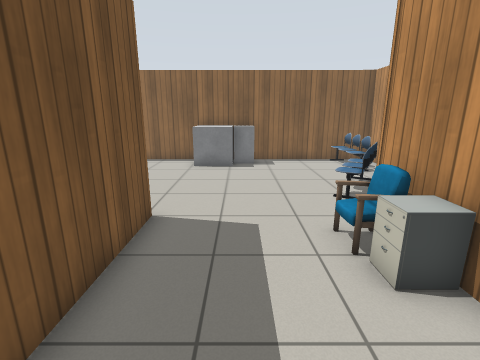
view 1 (above)

16 first-person views from a walk through a Gazebo world. The camera is 1.3 m above the floor, tilts 14° down and sees 85° across. Floor lines are 1 m apart. The floor is counted in squares, 0.5 m on a side. Each view is taken from the middle of a square. On the plan, view 1 faces up. The plan holds only what a view shows up to about 18 squares ahead; the rest is blank. The robots in the file are not drawn. Gazebo's built-in surfaces are drawn with simple patterns.

view 2
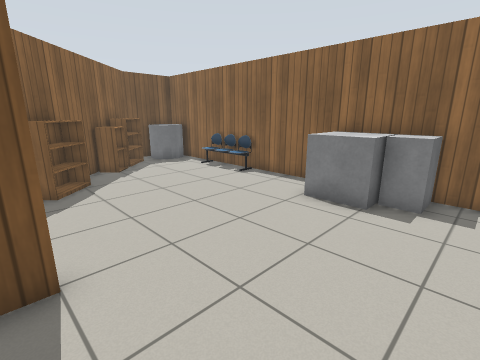

view 3
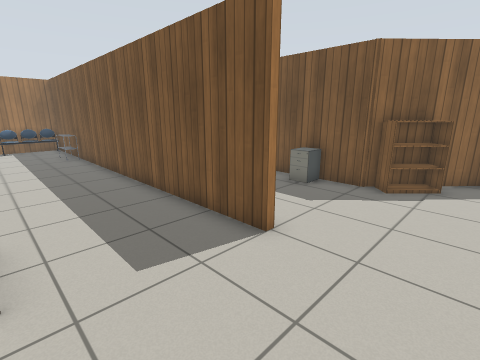

view 4
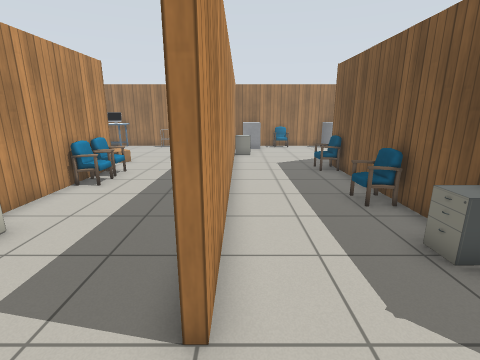

view 5
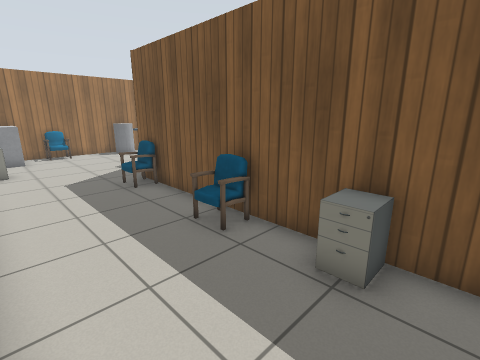

view 6
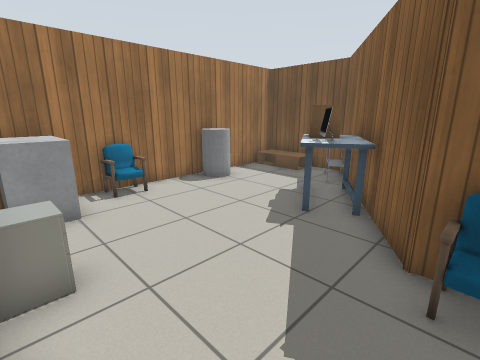

view 7
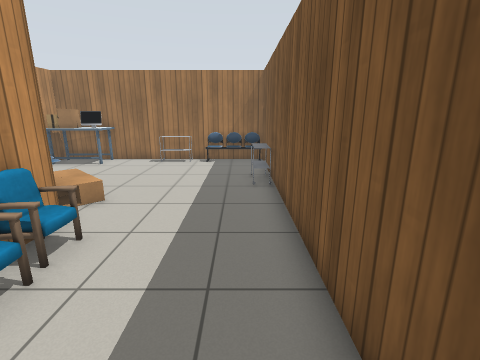

view 8
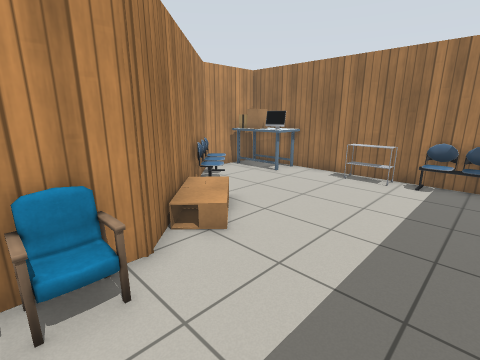

view 9
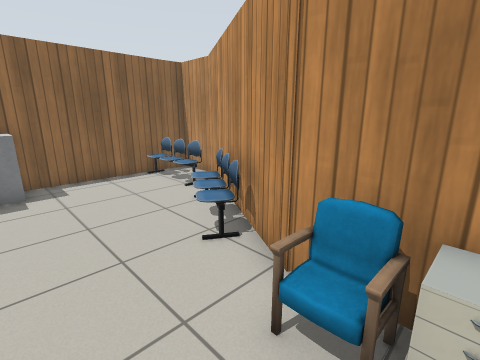

view 10
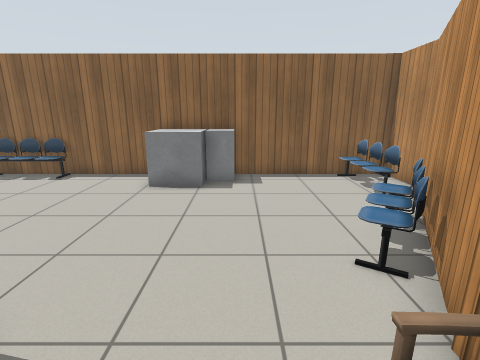

view 11
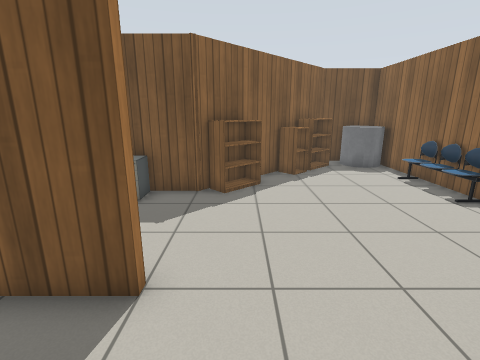

view 12
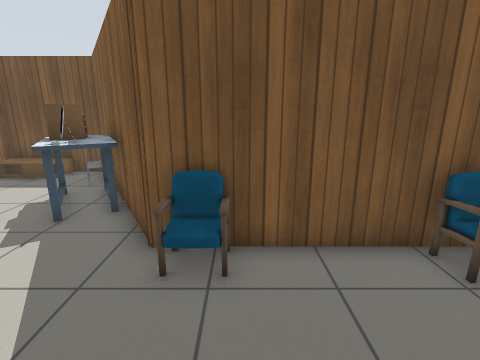

view 13
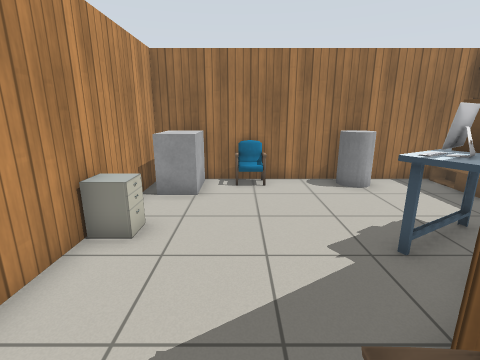

view 14
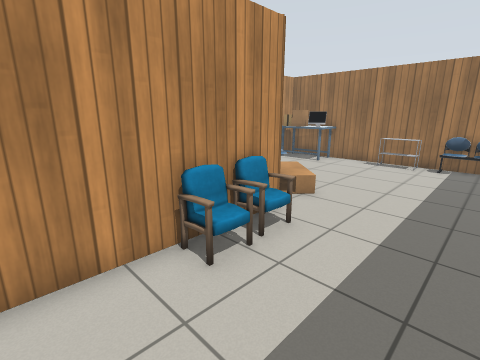

view 15
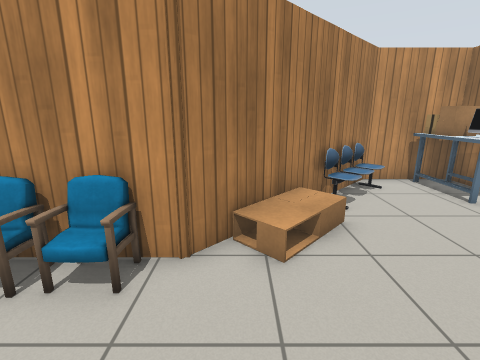

view 16
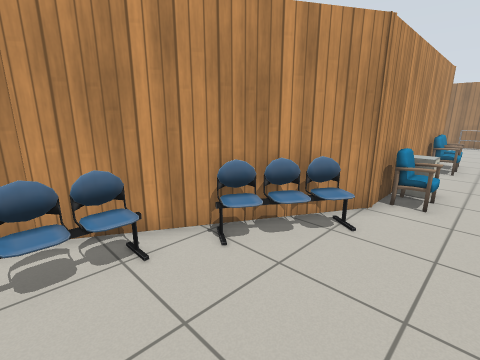

### Floor plan
Points are (right, up) in squares from view 1. A wall is a line through its corners. A room is listed if a view was taken in it or the views show most of it. See-through windows are left out.
Room 1 (views 1, 2, 5, 6, 7, 8, 9, 10, 12, 13, 14, 15)
walls: (-2.6, -7.5) (-2.6, 6.5); (-2.3, -9.4) (-2.3, -13.6) (9.6, -13.6) (9.6, -10.1) (3.4, -4) (3.4, 6.3) (3.9, 7.2); (-2.6, -11.5) (-2.6, -9.4); (-2.3, 6.5) (-2.3, -7.4); (-7.8, 6.6) (-7.8, -4.8) (-15, -9.3) (-15, -13.6) (-2.6, -13.6)
ways out: opening at (-2, 6.7) to room 2
objects: coffee table (-15, -13) to (-14, -11); cart (-14, -9) to (-13, -9); desk (-12, -9) to (-9, -7); grey cylinder (-11, -13) to (-10, -12); chair (-7, -13) to (-6, -13); chair (-7, -4) to (-7, -3); chair (-7, 1) to (-7, 2); office chair (-7, 4) to (-7, 5); grey box (-4, -13) to (-3, -12); office chair (-3, -9) to (-3, -8); chair (-2, -13) to (1, -13); cart (-2, -9) to (-2, -8); cart (2, -13) to (3, -13); chair (2, -1) to (3, -1); chair (2, 5) to (3, 5); coffee table (3, -7) to (6, -5); chair (3, -3) to (3, -2); office chair (3, 4); chair (6, -10) to (8, -8); desk (7, -13) to (9, -12)
Room 2 (views 3, 4, 11, 16)
walls: (-2.6, 6.5) (-2.3, 6.5); (3.9, 7.2) (7.5, 13.4) (7.5, 15.5) (-14, 15.5) (-14, 12.6) (-7.8, 6.6)
ways out: opening at (-2, 6.7) to room 1
objects: bookshelf (-13, 11) to (-12, 12); grey cylinder (-13, 14) to (-12, 15); cabinet (-11, 10) to (-11, 11); bookshelf (-9, 8) to (-8, 9); chair (-9, 15) to (-7, 15); grey box (-2, 14) to (-1, 15); grey box (0, 14) to (1, 15); chair (3, 8) to (5, 10); chair (5, 12) to (6, 15)

Where each view was taken, in squares from view 1:
view 1: 0 up, 0 right, facing up
view 2: 6 up, 2 right, facing up-left
view 3: 10 up, 2 right, facing down-left
view 4: 9 up, 3 left, facing down
view 5: 6 up, 3 left, facing down-left
view 6: 4 down, 3 left, facing down-left
view 7: 2 up, 1 left, facing down
view 8: 2 down, 1 left, facing down-right
view 9: 4 up, 0 right, facing up-right
view 10: 4 up, 1 right, facing up
view 11: 8 up, 1 right, facing left
view 12: 3 down, 3 left, facing left
view 13: 3 down, 6 left, facing down
view 14: 2 up, 1 left, facing down-right
view 15: 5 down, 1 left, facing right
view 16: 14 up, 1 right, facing down-right
